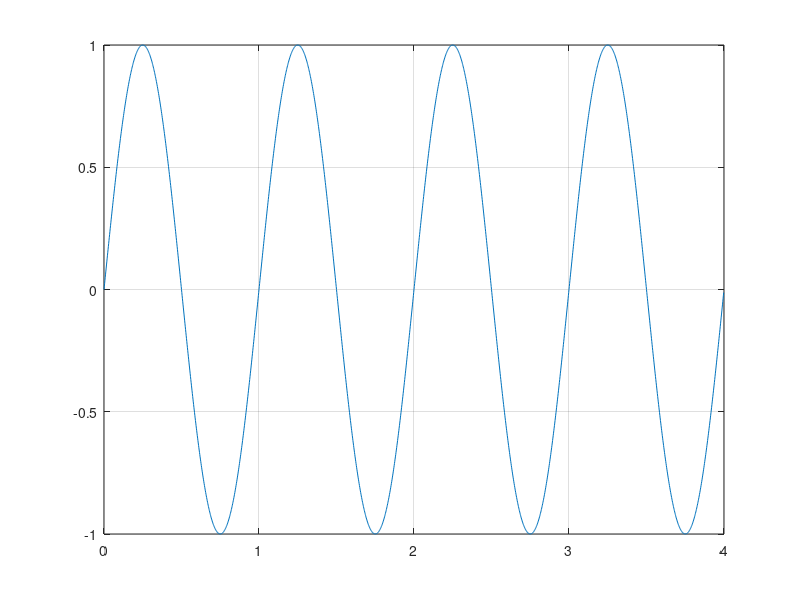

Here is the MATLAB script that generated this plot:
clc 
close all
clear all

fs = 500;
T = 1/fs;
N = 2000; % desired length of signal
t = [0:N-1]*T; %time vector 
f1 = 8; f2=f1*2; 

test_f = 1;

% x = sin(2*pi*f1*t-pi/2) + sin(2*pi*f2*t);
y = sin(2*pi*f1*t-pi/2);
z = sin(2*pi*f2*t);
x = y+z;

test_sin = sin(2*pi*test_f*t);

figure
plot(t,test_sin)
grid on

% illustrate_xcorr2(x,x) 